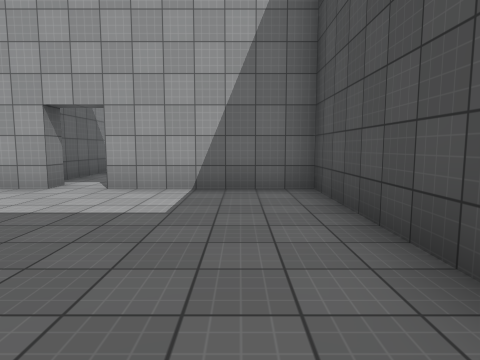
[1] (above)

16 first-person views from a walk through a Unity game level. The camera is 1.4 m above the floor, tilts 6° down and sees 75° across. The floor is counted in squares, 2 m on a side. Each view is taken from the middle of a square. On the plan, view 1 faces up. The plan holds only what a view shows up to about 10 squares ahead; the rest is blank. The place goes on beyond the plan. The player is left out. Door leaves are left out, so doorways stand open. Surface patterns are stand-ins for the level's own textures.

[2]
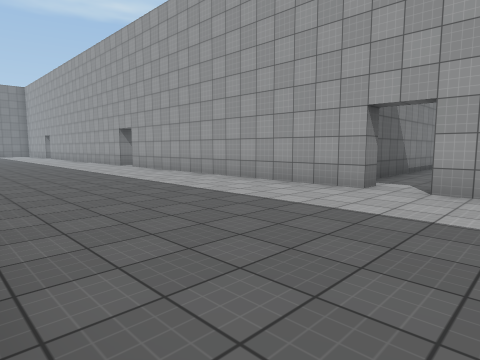

[3]
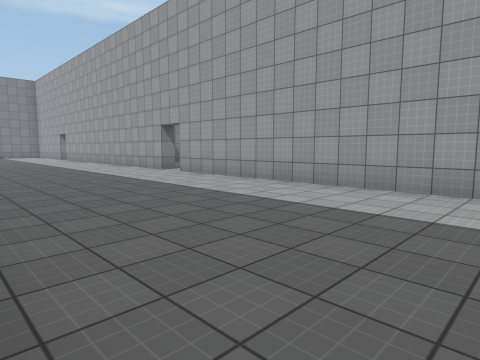

[4]
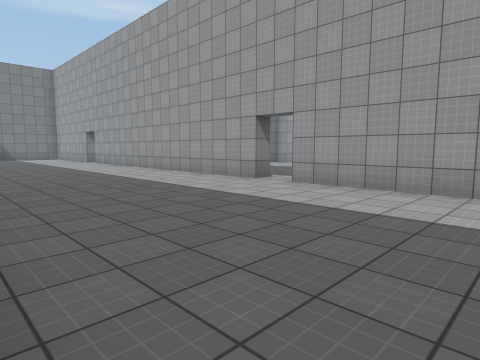

[5]
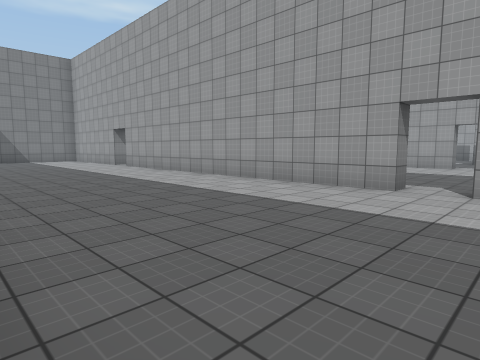

[6]
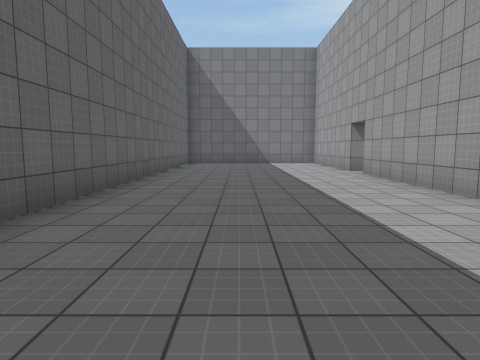

[7]
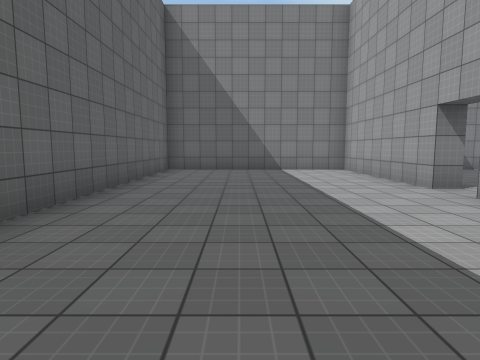

[8]
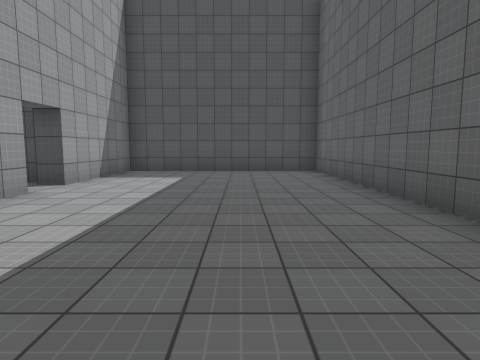

[9]
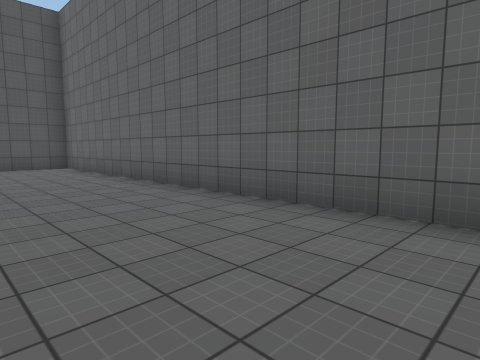

[10]
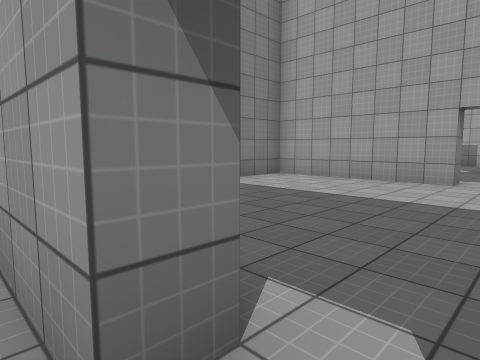

[11]
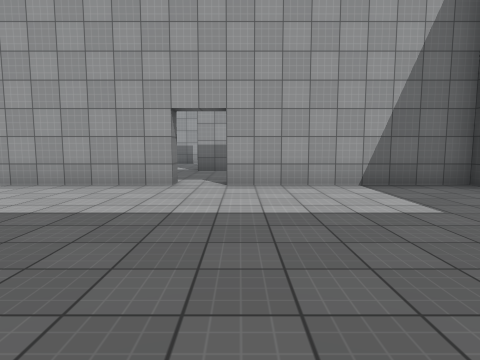

[12]
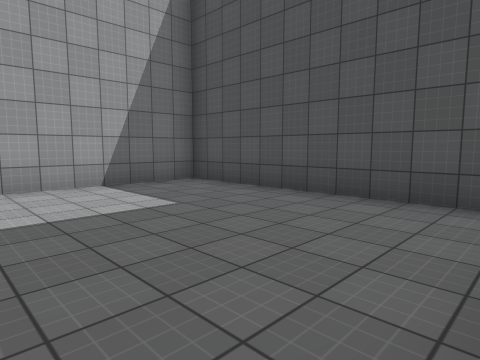

[13]
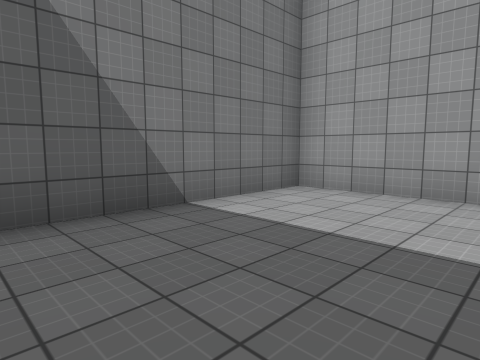

[14]
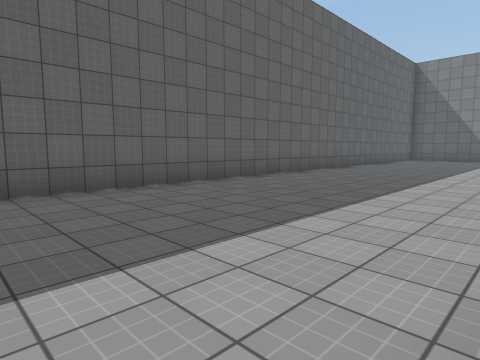

[15]
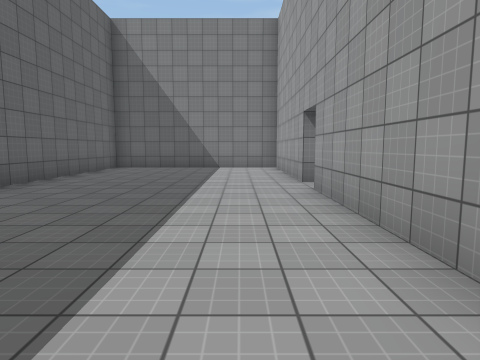

[16]
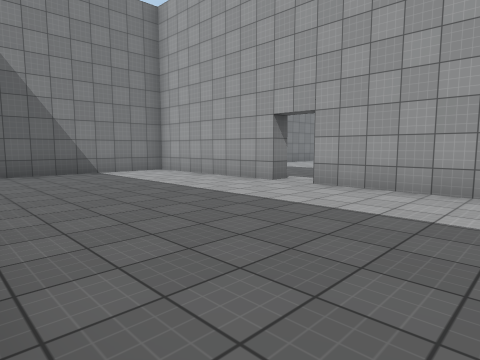

### Floor plan
Ten units are one square. View 1 is at (0, 0); x grows to the right and y downward. Boxes are objects, and circles mark ways between rooms. Rooms are numbered by the first view taken in them; rooms with no view inside come last. Other rooms are left out.
<svg viewBox="-282 -125 300 132">
<path fill="none" stroke="#000" d="M-127 -53 -222 -53M-32 -58 -32 -53 -118 -53M-232 -53 -277 -53 -277 2 13 2 13 -53 -23 -53M-132 -118 -172 -118 -172 -74M-127 -59 -127 -53M-77 -65 -77 -118 -122 -118"/>
<circle cx="-120" cy="-60" r="3" fill="#2a7"/>
<text x="-130" y="-30">1</text>
<text x="-130" y="-90">2</text>
</svg>
Room 1 opens to room 2.

Where each view was taken, in squares from view 1:
view 1: 0 up, 0 right, facing up
view 2: 0 up, 1 left, facing up-left
view 3: 0 up, 4 left, facing up-left
view 4: 0 up, 8 left, facing up-left
view 5: 0 up, 11 left, facing up-left
view 6: 2 up, 14 left, facing left
view 7: 2 up, 18 left, facing left
view 8: 2 up, 8 left, facing right
view 9: 3 up, 10 left, facing down-right
view 10: 5 up, 12 left, facing up-left
view 11: 6 up, 12 left, facing up
view 12: 6 up, 12 left, facing up-right
view 13: 7 up, 14 left, facing up-left
view 14: 5 up, 10 left, facing down-left
view 15: 4 up, 17 left, facing left
view 16: 0 up, 19 left, facing up-left
